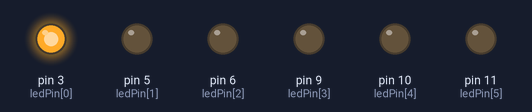
A sketch run on a simulated Arduino Uno, built with avr-gcc and run on an emulated ATmega328P. Parts: output pins drawn as LEDs (lit = HIGH).

Above: at 1.32 s.
At 1.77 s:
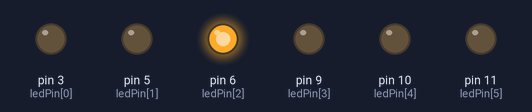
At 1.97 s:
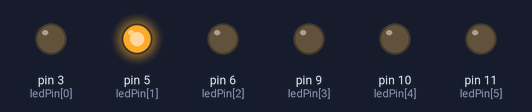
At 2.67 s:
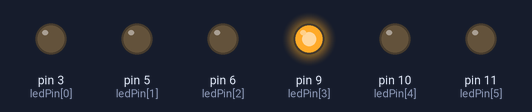
At 3.32 s:
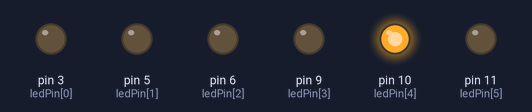
At 4.0 s:
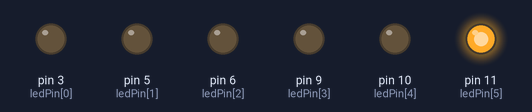
Timing chart, 0 to 4.3 s (numbered marks = the images above):
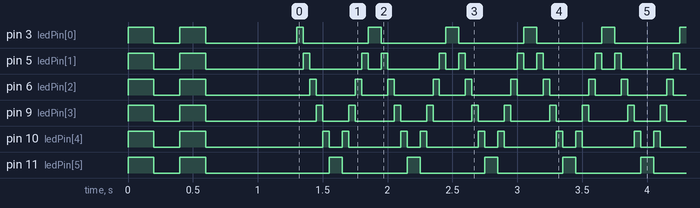

The sketch:

blinkArray.ino
```cpp
int ledPin[6] = {3, 5, 6, 9, 10, 11};

const int delayTime = 50;

void setup() {
  // put your setup code here, to run once:

  //Serial.begin(115200);

  // set all to OUTPUT
  for (int i = 0; i < 6; i++) {
    pinMode(ledPin[i], OUTPUT);
  }

  // blink all!
  for (int j = 0; j < 2; j++) {
    for (int i = 0; i < 6; i++) {
      digitalWrite(ledPin[i], HIGH);
    }
    delay(200);
    for (int i = 0; i < 6; i++) {
      digitalWrite(ledPin[i], LOW);
    }
    delay(200);
  }

  delay(500);

}

void loop() {
  // put your main code here, to run repeatedly:
  for (int i = 0; i < 6; i++) {

    digitalWrite(ledPin[i], HIGH);
    delay(delayTime);
    digitalWrite(ledPin[i], LOW);

  }

  for (int i = 5; i >= 0 ; i--) {
    digitalWrite(ledPin[i], HIGH);
    delay(delayTime);
    digitalWrite(ledPin[i], LOW);
  }
}
```

Measured:
- by itself, pin 3 (ledPin[0]): goes LOW 0.20 s, HIGH 0.20 s, LOW 0.70 s, HIGH 0.05 s, 64 × (LOW 0.50 s, HIGH 0.10 s), then LOW
- by itself, pin 11 (ledPin[5]): goes LOW 0.20 s, HIGH 0.20 s, LOW 0.95 s, 64 × (HIGH 0.10 s, LOW 0.50 s), then HIGH
- by itself, everything shown: repeats every 0.60 s, in 10 steps
